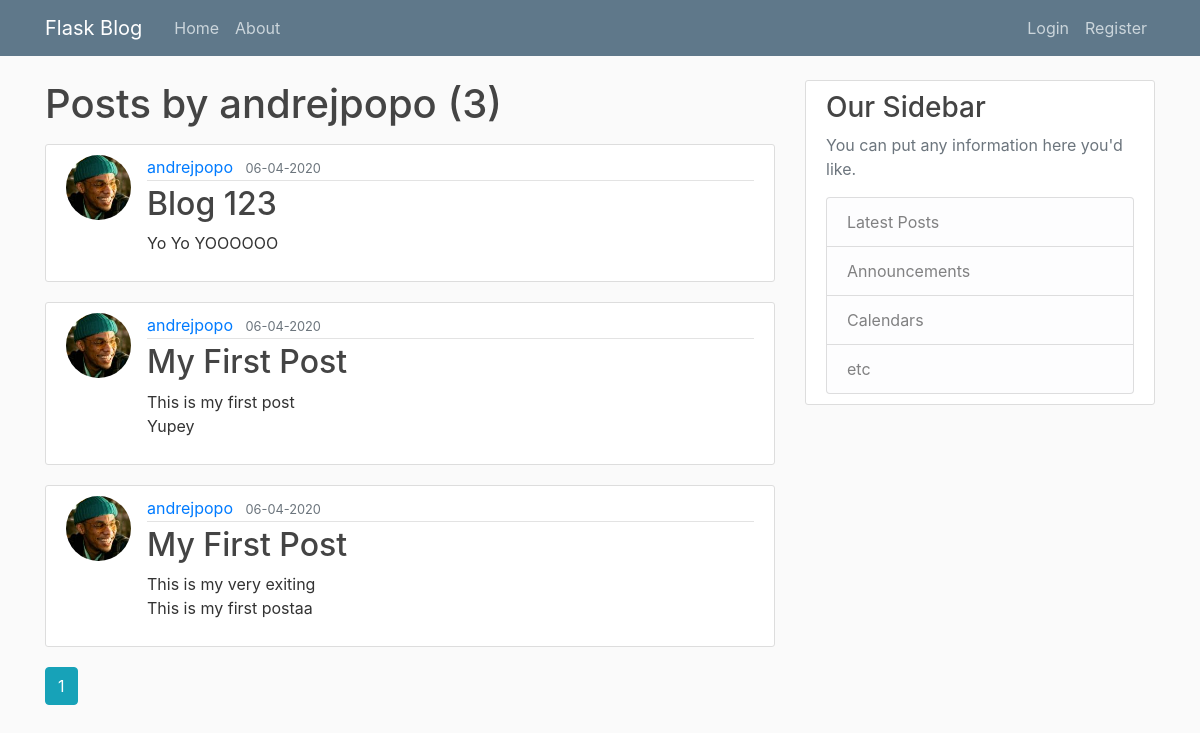
Page /user/andrejpopo on the committed database.
### flaskblog/models.py (models this page shows, shortened)
class User(db.Model, UserMixin):
    id = db.Column(db.Integer, primary_key=True)
    username = db.Column(db.String(20), unique=True, nullable=False)
    email = db.Column(db.String(120), unique=True, nullable=False)
    image_file = db.Column(db.String(20), nullable=False, default='default.jpg')
    password = db.Column(db.String(60), nullable=False)
    posts = db.relationship('Post', backref='author', lazy=True)  # posts attribute has a relationship to the post

class Post(db.Model):
    id = db.Column(db.Integer, primary_key=True)
    title = db.Column(db.String(100), nullable=False)
    date_posted = db.Column(db.DateTime, nullable=False, default=datetime.utcnow)
    content = db.Column(db.Text, nullable=False)
    user_id = db.Column(db.Integer, db.ForeignKey('user.id'), nullable=False)

### flaskblog/users/routes.py (the view)
@users.route('/user/<string:username>')
def user_posts(username):
    page = request.args.get('page', default=1, type=int)
    user = User.query.filter_by(username=username).first_or_404()
    posts = Post.query.filter_by(author=user)\
        .order_by(Post.date_posted.desc())\
        .paginate(page=page, per_page=3)
    return render_template('user_posts.html', posts=posts, user=user)

### flaskblog/templates/user_posts.html
{% extends "layout.html" %}
{% block content %}
    <h1 class="mb-3">Posts by {{ user.username }} ({{ posts.total }})</h1>
    {% for post in posts.items %}
        <article class="media content-section">
            <image class="rounded-circle article-img" src="{{ url_for('static', filename='profile_pics/' + post.author.image_file) }}"></image>
            <div class="media-body">
                <div class="article-metadata">
                    <a class="mr-2" href="{{ url_for('users.user_posts', username=post.author.username) }}">{{ post.author.username }}</a>
                    <small class="text-muted">{{ post.date_posted.strftime('%d-%m-%Y') }}</small>
                </div>
                <h2><a class="article-title" href="{{ url_for('posts.post', post_id=post.id) }}">{{ post.title }}</a></h2>
                <p class="article-content">{{ post.content }}</p>
              </div>
        </article>
    {% endfor %}
    {% for page_num in posts.iter_pages(left_edge=1, right_edge=1, left_current=1, right_current=2) %}
        {% if page_num %}
            {% if posts.page == page_num %}
                <a class="btn btn-info mb-4" href="{{ url_for('users.user_posts', username=user.username, page=page_num) }}">{{ page_num }}</a>
            {% else %}
                <a class="btn btn-outline-info mb-4" href="{{ url_for('users.user_posts', username=user.username, page=page_num) }}">{{ page_num }}</a>
            {% endif %}
        {% else %}
            ...
        {% endif %}
    {% endfor %}
{% endblock %}

### flaskblog/templates/layout.html (shortened to what this page needs)
<!DOCTYPE html>
<html>
<head>
    <link rel="stylesheet" href="https://stackpath.bootstrapcdn.com/bootstrap/4.4.1/css/bootstrap.min.css">
    <link rel="stylesheet" type="text/css" href="{{ url_for('static', filename='main.css') }}">
</head>
<body>
    <header class="site-header">
      <nav class="navbar navbar-expand-md navbar-dark bg-steel fixed-top">
        <div class="container">
          <a class="navbar-brand mr-4" href="/">Flask Blog</a>
          <div class="collapse navbar-collapse" id="navbarToggle">
            <div class="navbar-nav mr-auto">
              <a class="nav-item nav-link" href="{{ url_for('main.home') }}">Home</a>
              <a class="nav-item nav-link" href="{{ url_for('main.about') }}">About</a>
            </div>
            <div class="navbar-nav">
                {% if current_user.is_authenticated %}
                    <a class="nav-item nav-link" href="{{ url_for('posts.new_post') }}">New Post</a>
                    <a class="nav-item nav-link" href="{{ url_for('users.account') }}">Account</a>
                    <a class="nav-item nav-link" href="{{ url_for('users.logout') }}">Logout</a>
                {% else %}
                    <a class="nav-item nav-link" href="{{ url_for('users.login') }}">Login</a>
                    <a class="nav-item nav-link" href="{{ url_for('users.register') }}">Register</a>
                {% endif %}
            </div>
          </div>
        </div>
      </nav>
    </header>
    <main role="main" class="container">
      <div class="row">
        <div class="col-md-8">
            {% block content %}{% endblock %}
        </div>
        <div class="col-md-4">
          <div class="content-section">
            <h3>Our Sidebar</h3>
            <p class='text-muted'>You can put any information here you'd like.
              <ul class="list-group">
                <li class="list-group-item list-group-item-light">Latest Posts</li>
                <li class="list-group-item list-group-item-light">Announcements</li>
                <li class="list-group-item list-group-item-light">Calendars</li>
                <li class="list-group-item list-group-item-light">etc</li>
              </ul>
          </div>
        </div>
      </div>
    </main>
</body>
</html>

### flaskblog/static/main.css (style rules this page uses)
body { background: #fafafa; color: #333333; margin-top: 5rem; }
h1, h2, h3, h4, h5, h6 { color: #444444; }
.bg-steel { background-color: #5f788a; }
.site-header .navbar-nav .nav-link { color: #cbd5db; }
.content-section { background: #ffffff; padding: 10px 20px; border: 1px solid #dddddd; border-radius: 3px; margin-bottom: 20px; }
.article-title { color: #444444; }
.article-content { white-space: pre-line; }
.article-img { height: 65px; width: 65px; margin-right: 16px; }
.article-metadata { padding-bottom: 1px; margin-bottom: 4px; border-bottom: 1px solid #e3e3e3 }

### rows in the picture
User: username "andrejpopo"
Post: image_file (picture), author.username "andrejpopo", date_posted "06-04-2020", title "Blog 123", content "Yo Yo YOOOOOO"
Post: image_file (picture), author.username "andrejpopo", date_posted "06-04-2020", title "My First Post", content "This is my first post Yupey"
Post: image_file (picture), author.username "andrejpopo", date_posted "06-04-2020", title "My First Post", content "This is my very exiting This is my first postaa"

### other values in the picture
{{ posts.total }} "3"
{{ page_num }} "1"
